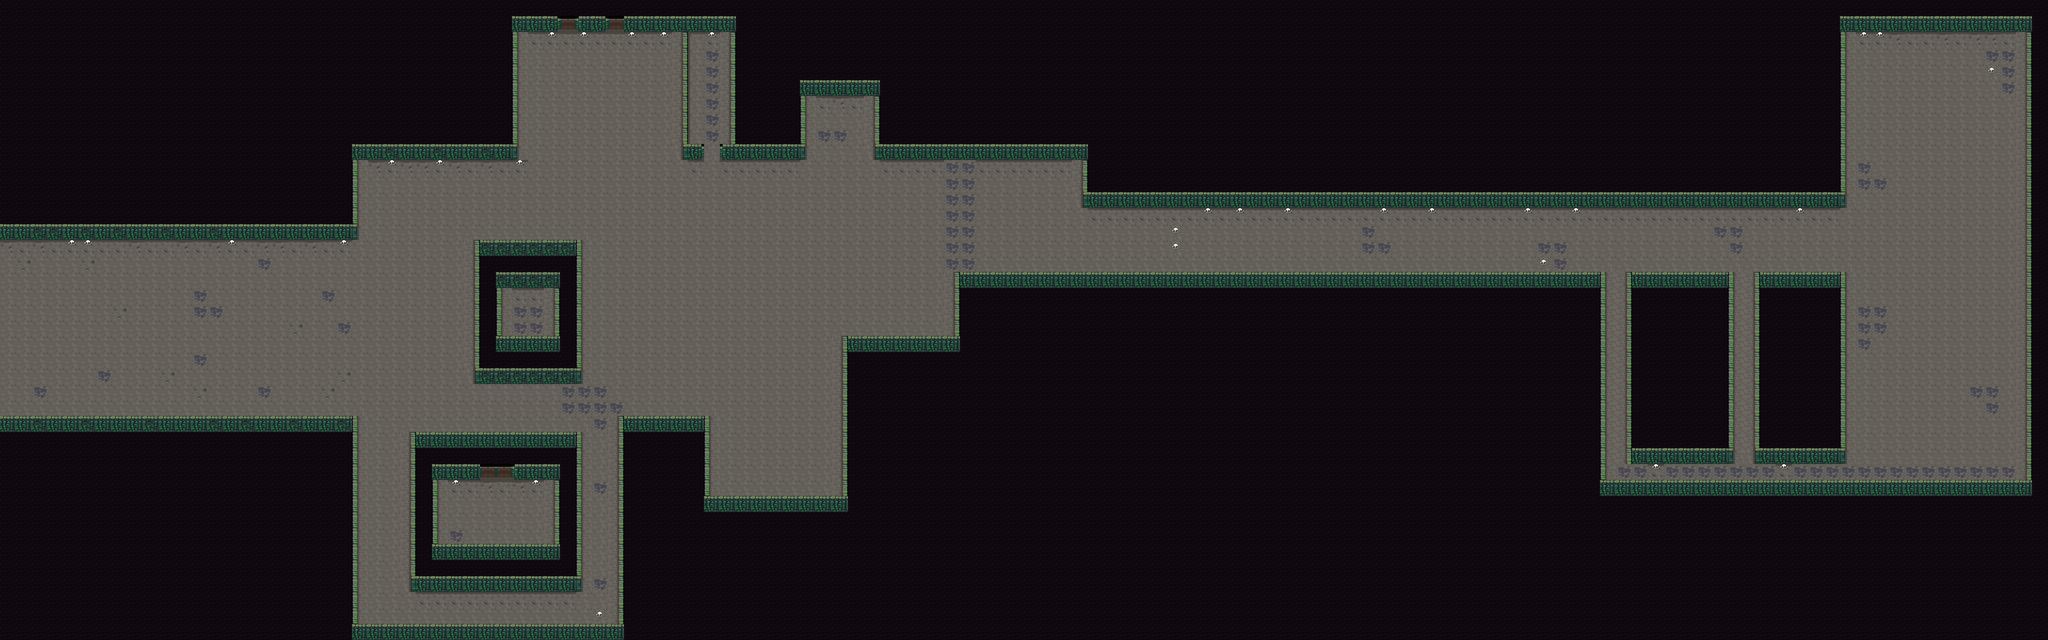

This game map was drawn from its Tiled (.tmx) file and the tilesets committed beside it. A one-line description and the trimmed map source follow:
An orthogonal 128x40 tile map with 64x64 px tiles, 1 tile layer (Tile Layer 1), 4 tilesets.

<map version="1.2" tiledversion="1.2.5" orientation="orthogonal" renderorder="right-down" width="128" height="40" tilewidth="64" tileheight="64" infinite="0" nextlayerid="2" nextobjectid="1">
 <tileset firstgid="1" source="Walls/Wall.tsx" />
 <tileset firstgid="14" source="Floors/Floor.tsx" />
 <tileset firstgid="26" source="Misc/Doors/Door.tsx" />
 <tileset firstgid="28" source="Misc/Misc.tsx" />
 <layer id="1" name="Tile Layer 1" width="128" height="40">
  <data>[5120 cells, 5120 non-empty, 19 distinct tile ids]</data>
 </layer>
</map>